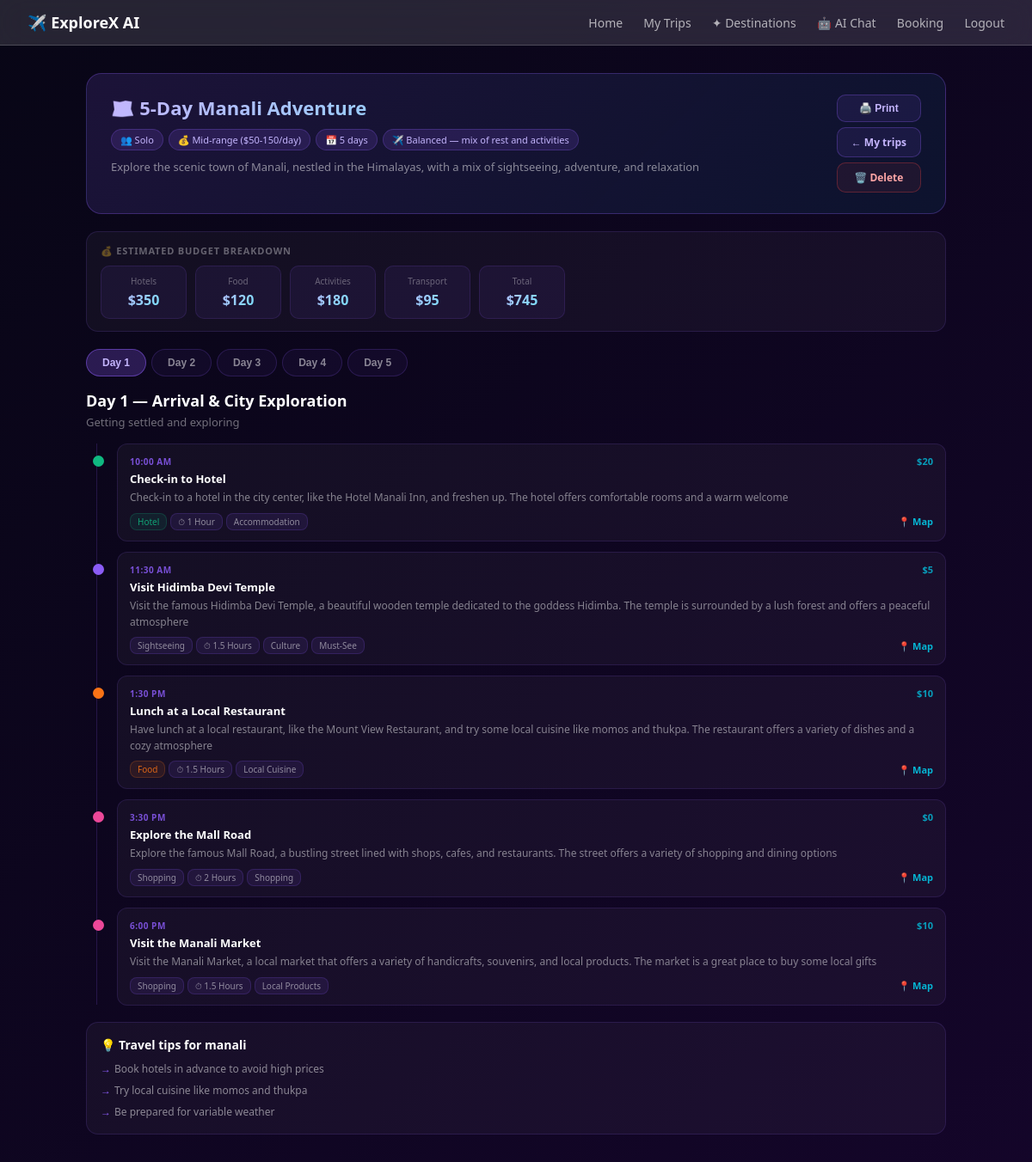
The page /itinerary/4/ (signed in) on the database its author committed.
### itinerary/models.py (models this page shows, shortened)
class Itinerary(models.Model):
    user = models.ForeignKey(settings.AUTH_USER_MODEL, on_delete=models.CASCADE)
    destination = models.CharField(max_length=200)
    start_date = models.DateField()
    duration_days = models.IntegerField()
    travellers = models.CharField(max_length=100)
    budget = models.CharField(max_length=100)
    travel_style = models.CharField(max_length=100)
    interests = models.JSONField(default=list)
    itinerary_data = models.JSONField(default=dict)
    created_at = models.DateTimeField(auto_now_add=True)
    class Meta:
        ordering = ['-created_at']

### itinerary/views.py (the view)
# urls.py: path('<int:pk>/', views.itinerary_detail, name='detail'),
@login_required(login_url='/users/login/')
def itinerary_detail(request, pk):
    itinerary = get_object_or_404(Itinerary, pk=pk, user=request.user)
    return render(request, 'itinerary/detail.html', {'itinerary': itinerary})

### templates/itinerary/detail.html (shortened to what this page needs)
{% extends "base.html" %}
{% block content %}
<div class="detail-page">
  {% with data=itinerary.itinerary_data %}
  <div class="trip-banner">
    <div>
      <h1>🗺️ {{ data.trip_title|default:itinerary.destination }}</h1>
      <div class="trip-pills">
        <span class="pill">👥 {{ itinerary.travellers }}</span>
        <span class="pill">💰 {{ itinerary.budget }}</span>
        <span class="pill">📅 {{ itinerary.duration_days }} days</span>
        <span class="pill">✈️ {{ itinerary.travel_style }}</span>
      </div>
      {% if data.summary %}
        <p class="trip-summary">{{ data.summary }}</p>
      {% endif %}
    </div>
    <div class="banner-actions">
      <button onclick="window.print()" class="btn-act">🖨️ Print</button>
      <a href="{% url 'itinerary:home' %}" class="btn-act">← My trips</a>
      <a href="{% url 'itinerary:delete' itinerary.pk %}"
         class="btn-act danger"
         onclick="return confirm('Delete this itinerary?')">🗑️ Delete</a>
    </div>
  </div>
  {% if data.budget_breakdown %}
  <div class="budget-card">
    <div class="budget-label">💰 Estimated budget breakdown</div>
    <div class="budget-grid">
      {% for key, val in data.budget_breakdown.items %}
        <div class="b-item">
          <div class="b-key">{{ key|title }}</div>
          <div class="b-val">{{ val }}</div>
        </div>
      {% endfor %}
    </div>
  </div>
  {% endif %}
  <div class="day-tabs" id="day-tabs">
    {% for day in data.days %}
      <button class="dtab {% if forloop.first %}active{% endif %}"
              onclick="showDay({{ forloop.counter0 }}, this)">
        Day {{ day.day }}
      </button>
    {% endfor %}
  </div>
  {% for day in data.days %}
  <div class="day-panel {% if forloop.first %}active{% endif %}" id="day-{{ forloop.counter0 }}">
    <div class="day-header">
      <h2>Day {{ day.day }} — {{ day.title }}</h2>
      {% if day.theme %}<p>{{ day.theme }}</p>{% endif %}
    </div>
    <div class="timeline">
      {% for act in day.activities %}
      <div class="t-item">
        <div class="t-dot {{ act.category }}"></div>
        <div class="t-card">
          <div class="t-row">
            <div class="t-time">{{ act.time }}</div>
            {% if act.cost %}<div class="t-cost">{{ act.cost }}</div>{% endif %}
          </div>
          <div class="t-title">{{ act.title }}</div>
          <div class="t-desc">{{ act.description }}</div>
          <div class="t-footer">
            <div class="t-tags">
              {% if act.category %}<span class="ttag {{ act.category }}">{{ act.category }}</span>{% endif %}
              {% if act.duration %}<span class="ttag">⏱ {{ act.duration }}</span>{% endif %}
              {% for tag in act.tags %}<span class="ttag">{{ tag }}</span>{% endfor %}
            </div>
            {% if act.map_url %}
              <a href="{{ act.map_url }}" target="_blank" class="map-link">📍 Map</a>
            {% endif %}
          </div>
        </div>
      </div>
      {% endfor %}
    </div>
  </div>
  {% endfor %}
  {% if data.tips %}
  <div class="tips-card">
    <h3>💡 Travel tips for {{ itinerary.destination }}</h3>
    <ul>
      {% for tip in data.tips %}
        <li>{{ tip }}</li>
      {% endfor %}
    </ul>
  </div>
  {% endif %}
  {% endwith %}
</div>
{% endblock %}

### templates/base.html (style rules this page uses)
* { box-sizing:border-box;margin:0;padding:0 }
body { font-family:'Segoe UI',system-ui,sans-serif;min-height:100vh;background:#0f0c29;position:relative;overflow-x:hidden }

### rows shown on the page
Itinerary: trip_title "5-Day Manali Adventure", travellers "Solo", budget "Mid-range ($50-150/day)", duration_days "5", travel_style "Balanced — mix of rest and activities", destination "manali"

### other values the page prints
{{ data.summary }} "Explore the scenic town of Manali, nestled in the Himalayas, with a mix of sightseeing, adventure, and relaxation"
{{ key|title }} "Hotels" "Food" "Activities" "Transport" "Total"
{{ val }} "$350" "$120" "$180" "$95" "$745"
{{ day.day }} "1" "2" "3" "4" "5"
{{ day.day }} "1"
{{ day.title }} "Arrival & City Exploration"
{{ day.theme }} "Getting settled and exploring"
{{ act.time }} "10:00 AM" "11:30 AM" "1:30 PM" "3:30 PM" "6:00 PM"
{{ act.cost }} "$20" "$5" "$10" "$0" "$10"
{{ act.title }} "Check-in to Hotel" "Visit Hidimba Devi Temple" "Lunch at a Local Restaurant" "Explore the Mall Road" "Visit the Manali Market"
{{ act.description }} "Check-in to a hotel in the city center, like the Hotel Manali Inn, and freshen up. The hotel offers comfortable rooms and a warm welcome" "Visit the famous Hidimba Devi Temple, a beautiful wooden temple dedicated to the goddess Hidimba. The temple is surrounded by a lush forest and offers a peaceful atmosphere" "Have lunch at a local restaurant, like the Mount View Restaurant, and try some local cuisine like momos and thukpa. The restaurant offers a variety of dishes and a cozy atmosphere" "Explore the famous Mall Road, a bustling street lined with shops, cafes, and restaurants. The street offers a variety of shopping and dining options" "Visit the Manali Market, a local market that offers a variety of handicrafts, souvenirs, and local products. The market is a great place to buy some local gifts"
{{ act.category }} "Hotel" "Sightseeing" "Food" "Shopping" "Shopping"
{{ act.duration }} "1 Hour" "1.5 Hours" "1.5 Hours" "2 Hours" "1.5 Hours"
{{ tag }} "Accommodation" "Culture" "Must-See" "Local Cuisine" "Shopping" "Local Products"
{{ tip }} "Book hotels in advance to avoid high prices" "Try local cuisine like momos and thukpa" "Be prepared for variable weather"
